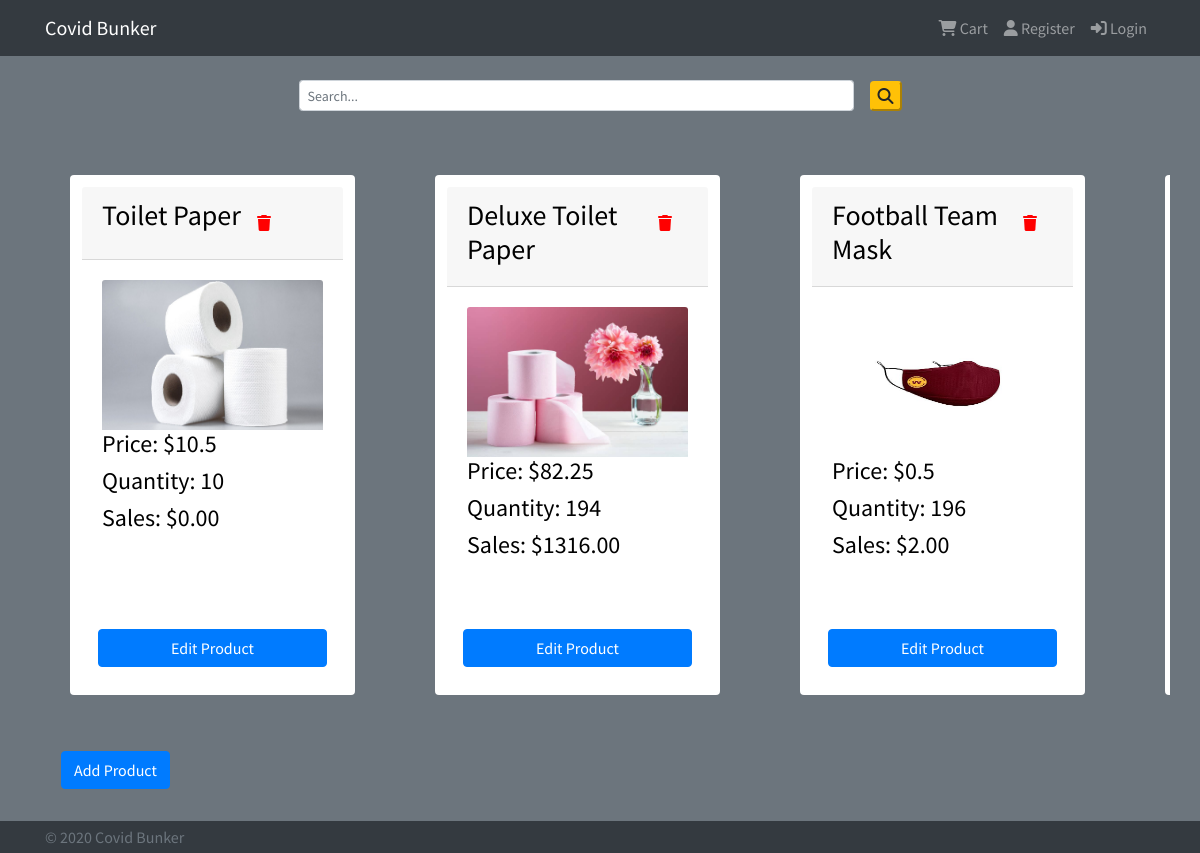
The page /admin/ on the database as committed earlier.
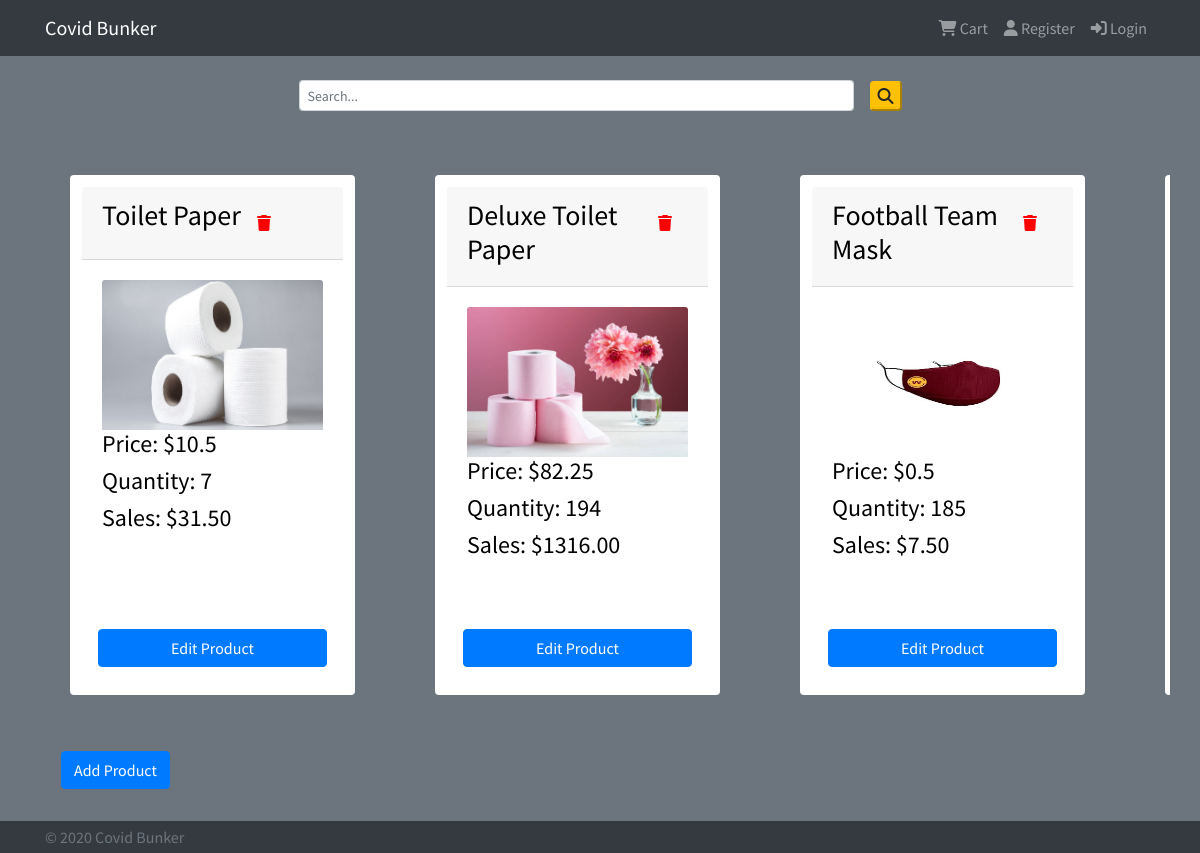
The same page on the database as committed later.
### tables this page shows
CREATE TABLE "Products" (
	"PID"	INTEGER,
	"Name"	TEXT NOT NULL,
	"Description"	TEXT,
	"Price"	REAL NOT NULL,
	"Qty"	INTEGER NOT NULL,
	"ImgURL"	TEXT NOT NULL,
	"Category"	TEXT,
	PRIMARY KEY("PID" AUTOINCREMENT)
);

### server.py (the view)
@app.route("/admin/", methods=['GET'])
def admin():
    conn = get_db()
    c = conn.cursor()
    products = c.execute('''
    SELECT * FROM Products;
    ''').fetchall()
    sales = {}
    urlsEdit = {}
    urlsDelete={}
    products_dict = map_product_query_results(products)
    for product in products_dict:
        sum = 0
        salePerItem = c.execute('''
        SELECT Qty, PricePer FROM ProductsSold WHERE PID=?;
        ''', (product['id'],)).fetchall()
        for singleSale in salePerItem:
            sum += int(singleSale[0])*float(singleSale[1])
        sales[product['id']] = "{:.2f}".format(sum)
        urlsEdit[product['id']] = url_for("admin_edit_product", PID=product['id'])
        urlsDelete[product['id']]= url_for("admin_delete_product", PID=product['id'])
    return render_template("admin.html", urlAddProduct=url_for("admin_add_product"), urlsForEditProduct=urlsEdit, urlsForDeleteProduct=urlsDelete, products=products_dict, sales=sales)

### server.py (called while the page is built)
def get_db():
    db = getattr(g, '_database', None)
    if db is None:
        db = g._database = sqlite3.connect(dbpath)
    return db

@app.teardown_appcontext
def close_connection(exception):
    db = getattr(g, '_database', None)
    if db is not None:
        db.close()

def map_product_query_results(products):
    return [{'id':product[0], 'name':product[1], 'description':product[2], 'price':product[3], 'quantity':product[4], 'img':product[5], 'category':product[6]} for product in products]

### templates/admin.html (shortened to what this page needs)
{% extends "base.html" %}
{% block logged_out %}
    {% if signed_in %}
    {% else %}
        {{ super() }}
    {% endif %}
{% endblock %}
{% block content %}
<div class="container">
    <div class="row hor-scroll">
            {%for product in products%}
            <div class="card col-md-3 card-scroll">
                <div class="card-header card-color card-header-flex">
                <h3>{{product['name']}}</h3>
                <a href="{{urlsForDeleteProduct[product['id']]}}">
                    <i class="fas fa-trash delete-button" ></i>
                </a>
                </div>
                <div class="card-body">
                <img class="card-img-top" src="/static/img/{{product['img']}}" alt="{{product['name']}}" width="12rem" height="150rem">
                <h4 class="card-text card-color"> Price: ${{product['price']}}</h4>
                    <h4 class="card-text card-color">Quantity: {{product['quantity']}} </h4>
                    <h4 class="card-text card-color">Sales: ${{sales[product['id']]}} </h4>
                </div>
                <a class="btn btn-primary admin-button" href="{{urlsForEditProduct[product['id']]}}" role="button">Edit Product</a>
            </div>
            {%endfor%}
    </div>
</div>
<div class="container">
    <a class="btn btn-primary admin-button" href="{{urlAddProduct}}" role="button">Add Product</a>
</div>
{% endblock %}

### templates/base.html (shortened to what this page needs)
<!DOCTYPE html>
<html lang="en">
<head>
    {% block bootstrap %}
    <link rel="stylesheet" href="https://maxcdn.bootstrapcdn.com/bootstrap/4.5.2/css/bootstrap.min.css">
    {% endblock %}
    {% block css %}
    <link rel="stylesheet" href="{{ url_for('static', filename='css/style.css') }}">
    {% endblock %}
</head>
<body class="bg-secondary">
    <header>
        {% block header %}
        <nav class="navbar navbar-expand-lg navbar-dark bg-dark ">
            <div class="container">
                <a class="navbar-brand" href="{{ url_for('home') }}">Covid Bunker</a>
                <div class="collapse navbar-collapse" id="navbarSupportedContent">
                    <ul class="nav navbar-nav navbar-right ml-auto">
                       <li class="nav-item"><a href="/cart/" id="cart-nav" class="nav-link"><i class="fas fa-shopping-cart"></i> Cart</a></li>
                        {% block logged_out %}
                        <li class="nav-item {% block register %}{% endblock %}"><a href="/register/" class="nav-link"><i class="fas fa-user"></i> Register</a></li>
                        <li class="nav-item {% block login %}{% endblock %}"><a href="/login/" class="nav-link"><i class="fas fa-sign-in-alt"></i> Login</a></li>
                        {% endblock %}
                    </ul>
                </div>
            </div>
        </nav>
        {% endblock %}
    </header>
    {% block search %}
    <div class="container pt-4 pb-4">
        <form class="form-inline d-flex justify-content-center md-form form-sm" action="/search/" method="GET">
          <input class="form-control form-control-sm mr-3 w-50" type="text" placeholder="Search..." aria-label="Search" name="s">
          <button type="submit" value="Submit" class="btn-warning rounded"><i class="fas fa-search" aria-hidden="true"></i></button>
        </form>
    </div>
    {% endblock %}
    <main class="text-light pb-5">
        {% block content %}
        {% endblock %}
    </main>
    {% block footer %}
    <footer class="footer fixed-bottom p-1 bg-dark">
        <div class="container">
            <span class="text-muted">&#169; 2020 Covid Bunker </span>
        </div>
    </footer>
    {% endblock %}
</body>
</html>

### static/css/style.css (style rules this page uses)
html, body { height: 100%; width: 100%; margin: 0; padding: 0; font-family: 'Source Sans Pro', sans-serif; }
.card-color { color: black; }
.hor-scroll { align-items: stretch; display: flex; flex-direction: row; flex-wrap: nowrap; overflow-x: auto; overflow-y: hidden; }
.card-scroll { max-width: 25%; padding: 0.75rem; margin: 2rem; border: 0; flex-basis: 25%; margin: 2.5rem; }
.admin-button { margin: 1rem; }
.delete-button { color: red; margin: 1rem; }
.card-header-flex { display: flex; flex-direction: row; }

Rows that differ between the two databases and show on the page:
changed Products "Toilet Paper": quantity "10" → "7"; sales "0.00" → "31.50"
changed Products "Football Team Mask": quantity "196" → "185"; sales "2.00" → "7.50"
